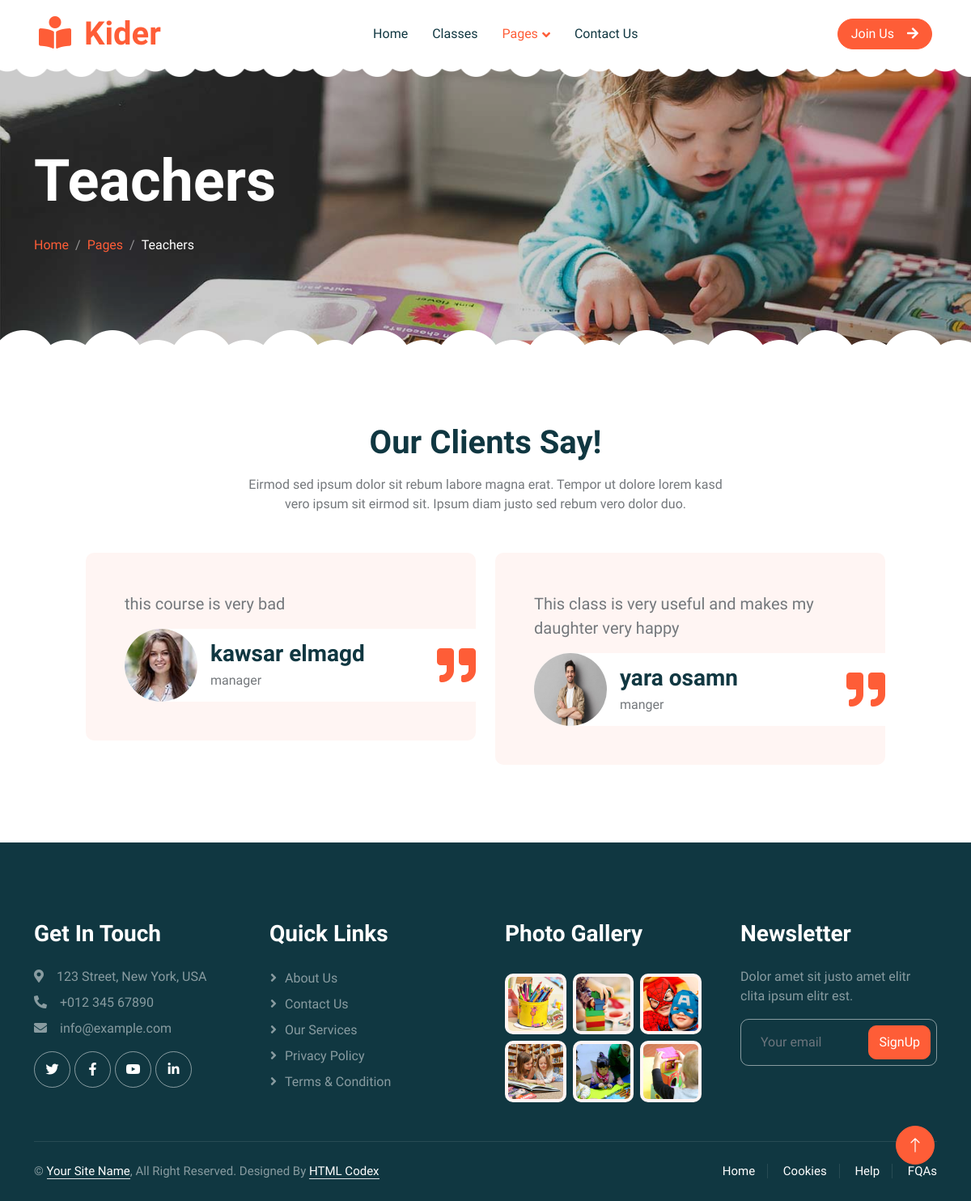
The page /testimonial.php on the database its author committed.
### tables this page shows
CREATE TABLE `testimonials` (
  `id` int(11) NOT NULL,
  `regDate` timestamp NOT NULL DEFAULT current_timestamp(),
  `fullName` varchar(50) NOT NULL,
  `jobTitle` varchar(50) NOT NULL,
  `comment` text NOT NULL,
  `published` tinyint(4) NOT NULL,
  `image` varchar(50) NOT NULL
);

### testimonial.php (called while the page is built)
<?php
require_once "pagesIncludes/header.php";
require_once "includes/testimonial.php";
require_once "pagesIncludes/footer.php";
?>

### includes/testimonial.php (the view, shortened to what this page needs)
<?php
require_once "admin/includes/conn.php";
      $sql = " SELECT * FROM `testimonials` WHERE `published`=1 ;";
      $stmt = $conn->prepare($sql);
      $stmt->execute();
      $testimonials = $stmt->fetchAll();
?>
   <div class="container-xxl py-5">
            <div class="container">
                <div class="text-center mx-auto mb-5 wow fadeInUp" data-wow-delay="0.1s" style="max-width: 600px;">
                    <h1 class="mb-3">Our Clients Say!</h1>
                    <p>Eirmod sed ipsum dolor sit rebum labore magna erat. Tempor ut dolore lorem kasd vero ipsum sit eirmod sit. Ipsum diam justo sed rebum vero dolor duo.</p>
                </div>
                <div class="owl-carousel testimonial-carousel wow fadeInUp" data-wow-delay="0.1s">
                <?php  foreach($testimonials as $testimonial){ ?>
                    <div class="testimonial-item bg-light rounded p-5">
                        <p class="fs-5"><?php echo $testimonial['comment']; ?></p>
                        <div class="d-flex align-items-center bg-white me-n5" style="border-radius: 50px 0 0 50px;">
                            <img class="img-fluid flex-shrink-0 rounded-circle" src="img/<?php echo $testimonial['image'] ?>" style="width: 90px; height: 90px;">
                            <div class="ps-3">
                                <h3 class="mb-1"><?php echo $testimonial['fullName']; ?></h3>
                                <span><?php echo $testimonial['jobTitle']; ?></span>
                            </div>
                            <i class="fa fa-quote-right fa-3x text-primary ms-auto d-none d-sm-flex"></i>
                        </div>
                    </div>
                    <?php }
                    ?>
                </div>
            </div>
        </div>

### css/style.css (style rules this page uses)
:root { --primary: #FE5D37; --light: #FFF5F3; --dark: #103741; }
h1, h2, h3, h4, .h1, .h2, .h3, .h4, .display-1, .display-2, .display-3, .display-4, .display-5, .display-6 { font-family: 'Lobster Two', cursive; font-weight: 700; }
.testimonial-carousel { padding-left: 1.5rem; padding-right: 1.5rem; }
@media (min-width: 576px) { .testimonial-carousel { padding-left: 4rem; padding-right: 4rem; } }

### rows shown on the page
testimonials: comment "this course is very bad", image (picture), fullName "kawsar elmagd", jobTitle "manager"
testimonials: comment "This class is very useful and makes my daughter very happy", image (picture), fullName "yara osamn", jobTitle "manger"
